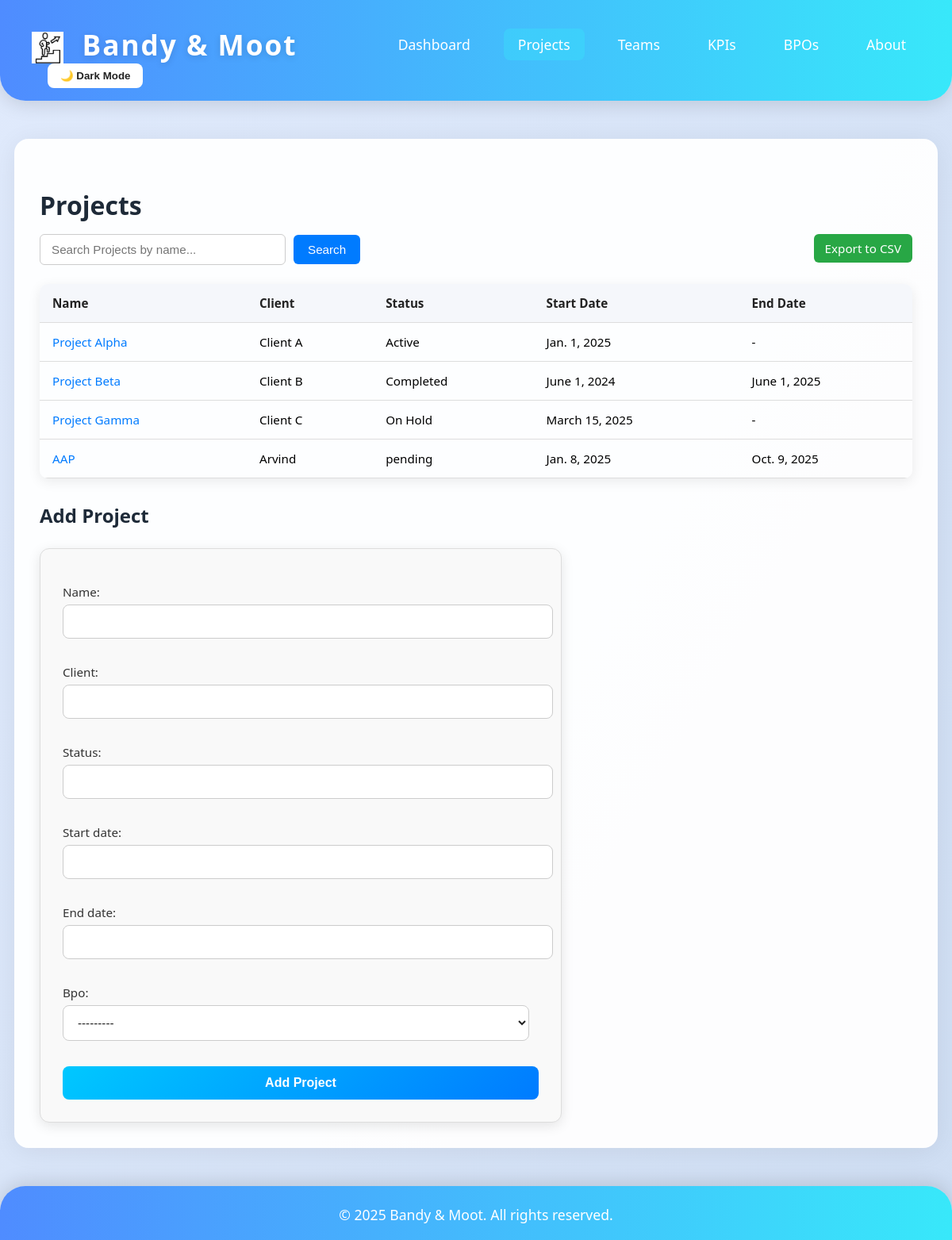
/projects/, run on the app's committed database.
### dashboard/models.py (models this page shows, shortened)
class Project(models.Model):
	name = models.CharField(max_length=100)
	client = models.CharField(max_length=100)
	status = models.CharField(max_length=50)
	start_date = models.DateField()
	end_date = models.DateField(null=True, blank=True)
	bpo = models.ForeignKey(BPO, on_delete=models.SET_NULL, null=True, blank=True)

class BPO(models.Model):
	name = models.CharField(max_length=100)
	description = models.TextField(blank=True)
	def __str__(self):
		return self.name

### dashboard/views.py (the view, shortened to what this page needs)
# urls.py: path('projects/', views.projects_list, name='projects_list'),
def projects_list(request):
    query = request.GET.get('q', '')
    projects = Project.objects.all()
    if query:
        projects = projects.filter(name__icontains=query)
    if request.method == 'POST':
        form = ProjectForm(request.POST)
        if form.is_valid():
            form.save()
            messages.success(request, 'Project added successfully!')
    else:
        form = ProjectForm()
    return render(request, 'dashboard/projects_list.html', {'projects': projects, 'form': form, 'query': query})

### dashboard/forms.py
class ProjectForm(forms.ModelForm):
    class Meta:
        model = Project
        fields = ['name', 'client', 'status', 'start_date', 'end_date', 'bpo']

### dashboard/templates/dashboard/projects_list.html (shortened to what this page needs)
{% extends 'dashboard/base.html' %}
{% block content %}
<h1>Projects</h1>
<a href="?export=csv" class="export-btn">Export to CSV</a>
<form method="get" class="search-form">
    <input type="text" name="q" value="{{ query }}" placeholder="Search Projects by name...">
    <button type="submit">Search</button>
</form>
<table>
    <tr>
        <th>Name</th>
        <th>Client</th>
        <th>Status</th>
        <th>Start Date</th>
        <th>End Date</th>
    </tr>
    {% for project in projects %}
    <tr>
        <td><a href="/projects/{{ project.id }}/">{{ project.name }}</a></td>
        <td>{{ project.client }}</td>
        <td>{{ project.status }}</td>
        <td>{{ project.start_date }}</td>
        <td>{{ project.end_date|default:'-' }}</td>
    </tr>
    {% empty %}
    <tr><td colspan="5">No projects found.</td></tr>
    {% endfor %}
</table>
<h2>Add Project</h2>
<form method="post" class="project-form">
    {{ form.as_p }}
    <button type="submit">Add Project</button>
</form>
{% endblock %}

### dashboard/templates/dashboard/base.html (style rules this page uses)
body { font-family: 'Segoe UI', Arial, sans-serif; margin: 0; background: linear-gradient(120deg, #e0eafc 0%, #cfdef3 100%); min-height: 100vh; transition: background 0.3s, color 0.3s; }

### dashboard/templates/dashboard/projects_list.html (style rules this page uses)
h1, h2 { color: #1e2a38; margin-bottom: 15px; }
a { color: #007bff; text-decoration: none; }
.export-btn { float: right; padding: 8px 14px; background: #28a745; color: white; border-radius: 6px; text-decoration: none; font-size: 0.95rem; font-weight: 500; transition: background 0.3s ease; }
.search-form { margin-bottom: 24px; display: flex; align-items: center; flex-wrap: wrap; gap: 10px; }
.search-form input[type="text"] { padding: 10px 14px; border-radius: 6px; border: 1px solid #ccc; background: #fff; color: #222; width: 280px; font-size: 0.95rem; transition: all 0.3s ease; }
.search-form button { padding: 10px 18px; border: none; background: #007bff; color: white; border-radius: 6px; cursor: pointer; font-size: 0.95rem; font-weight: 500; transition: background 0.3s ease; }
table { width: 100%; border-collapse: collapse; margin-bottom: 30px; border-radius: 10px; overflow: hidden; box-shadow: 0 4px 16px rgba(0,0,0,0.08); }
th, td { padding: 14px 16px; border-bottom: 1px solid #ddd; text-align: left; font-size: 0.95rem; }
th { background: #f5f7fb; color: #222; font-weight: 600; }
.project-form { background: #f9f9f9; border: 1px solid #ddd; padding: 28px; border-radius: 12px; max-width: 600px; margin-top: 25px; box-shadow: 0 4px 16px rgba(0,0,0,0.1); }
.project-form label { display: block; margin-bottom: 6px; color: #333; font-size: 0.95rem; font-weight: 500; }
.project-form input, .project-form select, .project-form textarea { width: 98%; padding: 12px 14px; margin-bottom: 16px; border-radius: 8px; border: 1px solid #ccc; background: #fff; color: #222; font-size: 0.95rem; transition: all 0.3s ease; }
.project-form button { width: 100%; padding: 12px; background: linear-gradient(135deg, #00c8ff, #007bff); border: none; border-radius: 8px; color: white; font-size: 1rem; font-weight: 600; cursor: pointer; transition: all 0.3s ease; }

### data on the page
Project: name "Project Alpha", client "Client A", status "Active", start_date "Jan. 1, 2025", end_date "-"
Project: name "Project Beta", client "Client B", status "Completed", start_date "June 1, 2024", end_date "June 1, 2025"
Project: name "Project Gamma", client "Client C", status "On Hold", start_date "March 15, 2025", end_date "-"
Project: name "AAP", client "Arvind", status "pending", start_date "Jan. 8, 2025", end_date "Oct. 9, 2025"
